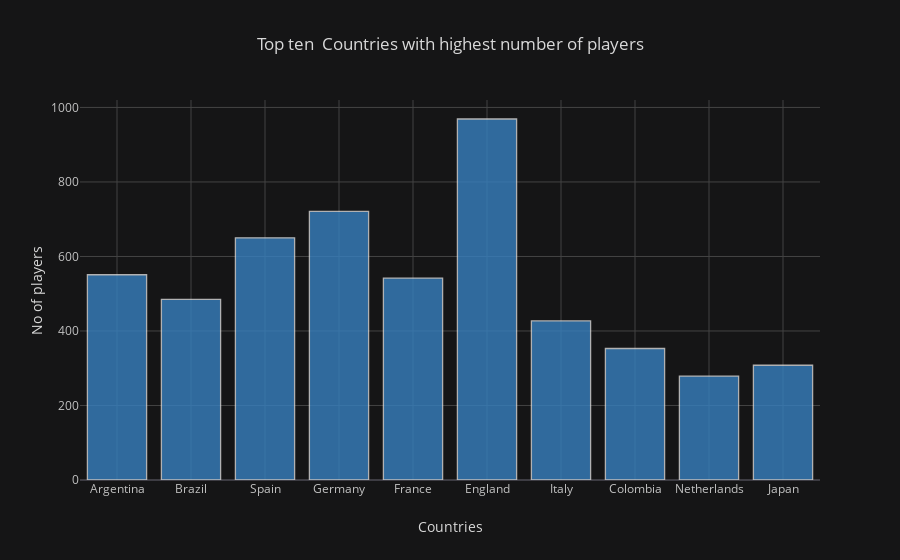

Notebook code cell kept with this figure:
### Markdown cell above
----

### Code cell
df_top10['Country'].iplot(kind='hist', bins=55, colors='blue', 
                          title = "Top ten  Countries with highest number of players"
                          , xTitle = 'Countries', yTitle = 'No of players', theme = 'solar')

### Figure 1 — Plotly figure (JSON) as saved in the notebook; plotly's stock layout.template omitted (floating-point values rounded to 4 significant figures; data arrays with more than 128 entries replaced by an {"elided": "..."} marker saying what was removed)
{"data": [{"histfunc": "count", "histnorm": "", "marker": {"color": "rgba(55, 128, 191, 1.0)", "line": {"color": "#D9D9D9", "width": 1.3}}, "name": "Country", "nbinsx": 55, "opacity": 0.8, "orientation": "v", "type": "histogram", "uid": "324dff54-eebc-11e8-83e0-406c8f4bc11d", "x": {"elided": "5285 str values"}}], "layout": {"barmode": "overlay", "legend": {"bgcolor": "#151516", "font": {"color": "#D9D9D9"}}, "paper_bgcolor": "#151516", "plot_bgcolor": "#151516", "title": "Top ten  Countries with highest number of players", "titlefont": {"color": "#D9D9D9"}, "xaxis": {"gridcolor": "#434343", "showgrid": true, "tickfont": {"color": "#C2C2C2"}, "title": "Countries", "titlefont": {"color": "#D9D9D9"}, "zerolinecolor": "#666570"}, "yaxis": {"gridcolor": "#434343", "showgrid": true, "tickfont": {"color": "#C2C2C2"}, "title": "No of players", "titlefont": {"color": "#D9D9D9"}, "zerolinecolor": "#666570"}}}
